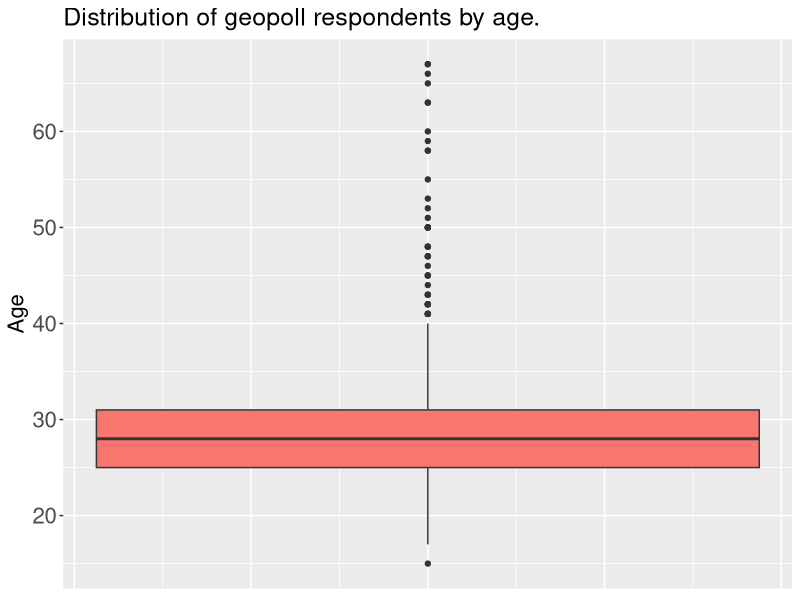
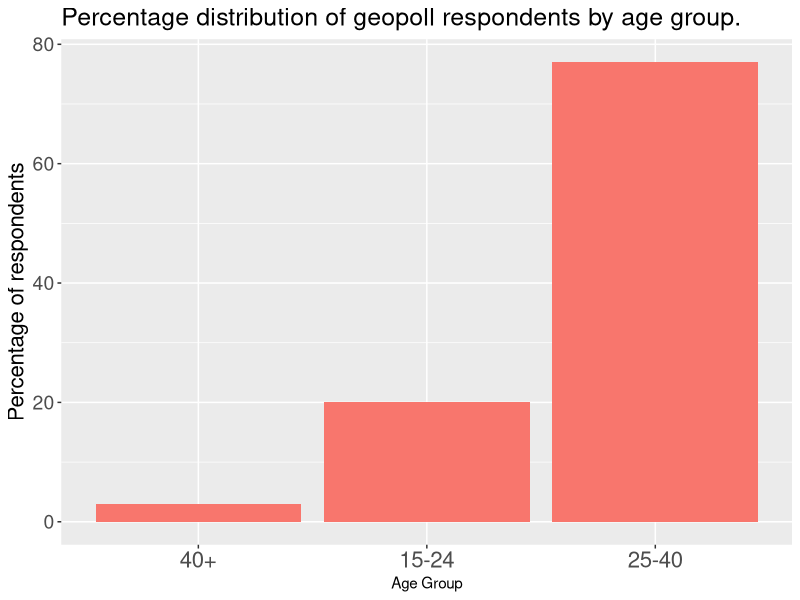
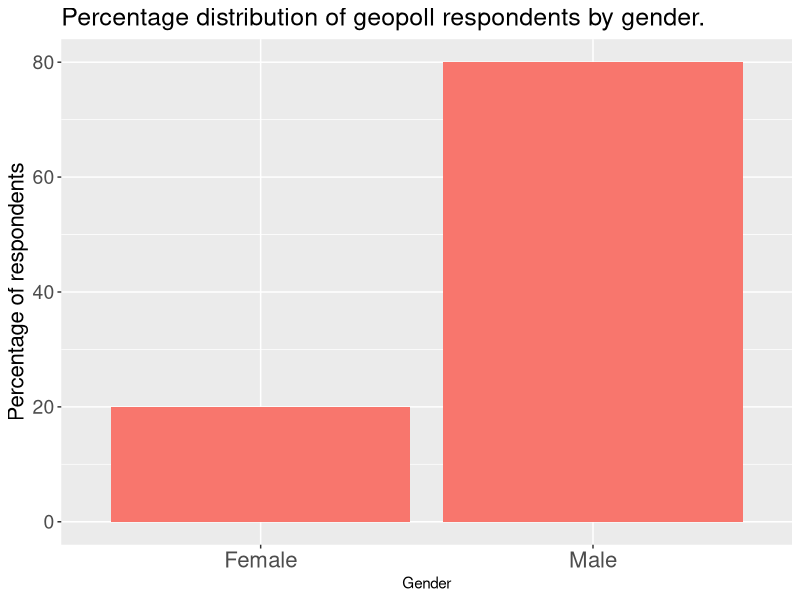
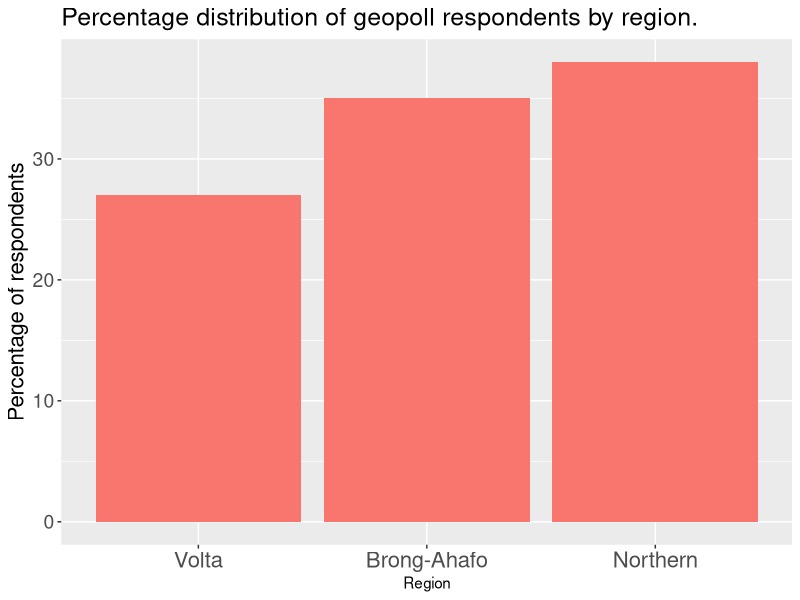
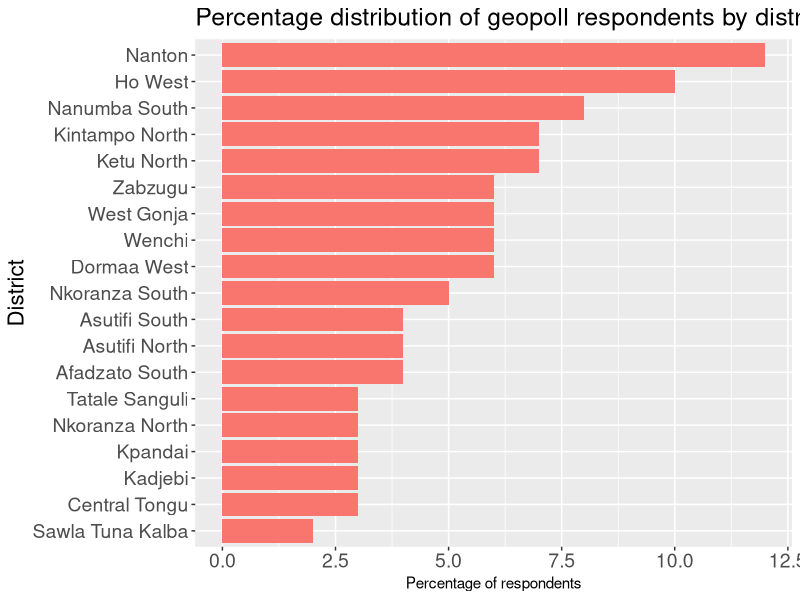
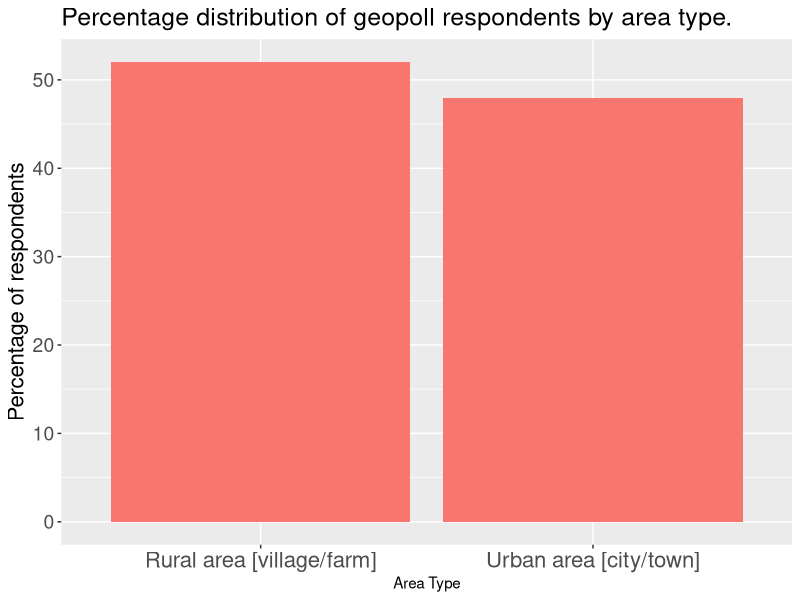

The R script that drew these images, in order:
## ---- chunk 1
library(dplyr)
library(ggplot2)
library(readr)
library(tidyr)

## ---- chunk 2
geopoll_df<-read_csv("./www/geopollpretest.csv")
## ---- chunk 3
ggplot(data = geopoll_df,aes(y=Age))+
  geom_boxplot(aes(fill="red"))+
  labs(
    title = "Distribution of geopoll respondents by age."
  )+
  guides(
    fill=FALSE
  )+
  theme(
    axis.text.x = element_blank(),
    axis.ticks.x = element_blank(),
    axis.title.y = element_text(size = 16),
    axis.text.y = element_text(size = 16),
    plot.title = element_text(size = 18)
  )

## ---- chunk 4
geopoll_agegroup<-geopoll_df %>% count(AgeGroup) %>% mutate(percentage_people=round(100*n/sum(n),0))

## ---- chunk 5
ggplot(data = geopoll_agegroup,aes(x=reorder(AgeGroup,percentage_people),y=percentage_people))+
  geom_col(aes(fill="red"))+
  labs(
    title = "Percentage distribution of geopoll respondents by age group.",
    y="Percentage of respondents",
    x="Age Group"
  )+
  guides(
    fill=FALSE
  )+
  theme(
    axis.text.x = element_text(size = 16),
    axis.title.y = element_text(size = 16),
    axis.text.y = element_text(size = 14),
    plot.title = element_text(size = 18)
  )
## ---- chunk 6
geopoll_gender<-geopoll_df %>% count(Gender) %>% mutate(percentage_people=round(100*n/sum(n),0))
## ---- chunk 7
ggplot(data = geopoll_gender,aes(x=Gender,y=percentage_people))+
  geom_col(aes(fill="red"))+
  labs(
    title = "Percentage distribution of geopoll respondents by gender.",
    y="Percentage of respondents",
    x="Gender"
  )+
  guides(
    fill=FALSE
  )+
  theme(
    axis.text.x = element_text(size = 16),
    axis.title.y = element_text(size = 16),
    axis.text.y = element_text(size = 14),
    plot.title = element_text(size = 18)
  )

## ---- chunk 8
geopoll_region<-geopoll_df %>% count(Region) %>% mutate(percentage_people=round(100*n/sum(n),0))
## ---- chunk 9
ggplot(data = geopoll_region,aes(x=reorder(Region,percentage_people),y=percentage_people))+
  geom_col(aes(fill="red"))+
  labs(
    title ="Percentage distribution of geopoll respondents by region.",
    y="Percentage of respondents",
    x="Region"
  )+
  guides(
    fill=FALSE
  )+
  theme(
    axis.text.x = element_text(size = 16),
    axis.title.y = element_text(size = 16),
    axis.text.y = element_text(size = 14),
    plot.title = element_text(size = 18)
  )

## ---- chunk 10
geopoll_district<-geopoll_df %>% count(District) %>% mutate(percentage_people=round(100*n/sum(n),0))
## ---- chunk 11
ggplot(data = geopoll_district,aes(x=reorder(District,percentage_people),y=percentage_people))+
  geom_col(aes(fill="red"))+
  labs(
    title = "Percentage distribution of geopoll respondents by district.",
    y="Percentage of respondents",
    x="District"
  )+
  guides(
    fill=FALSE
  )+
  coord_flip()+
  theme(
    axis.text.x = element_text(size = 14),
    axis.title.y = element_text(size = 16),
    axis.text.y = element_text(size = 14),
    plot.title = element_text(size = 18)
  )

## ---- chunk 12
geopoll_area<-geopoll_df %>% count(Urban_Rural) %>% mutate(percentage_people=round(100*n/sum(n),0))
## ---- chunk 13
ggplot(data = geopoll_area,aes(x=Urban_Rural,y=percentage_people))+
  geom_col(aes(fill="red"))+
  labs(
    title ="Percentage distribution of geopoll respondents by area type.",
    y="Percentage of respondents",
    x="Area Type"
  )+
  guides(
    fill=FALSE
  )+
  theme(
    axis.text.x = element_text(size = 16),
    axis.title.y = element_text(size = 16),
    axis.text.y = element_text(size = 14),
    plot.title = element_text(size = 18)
  )

